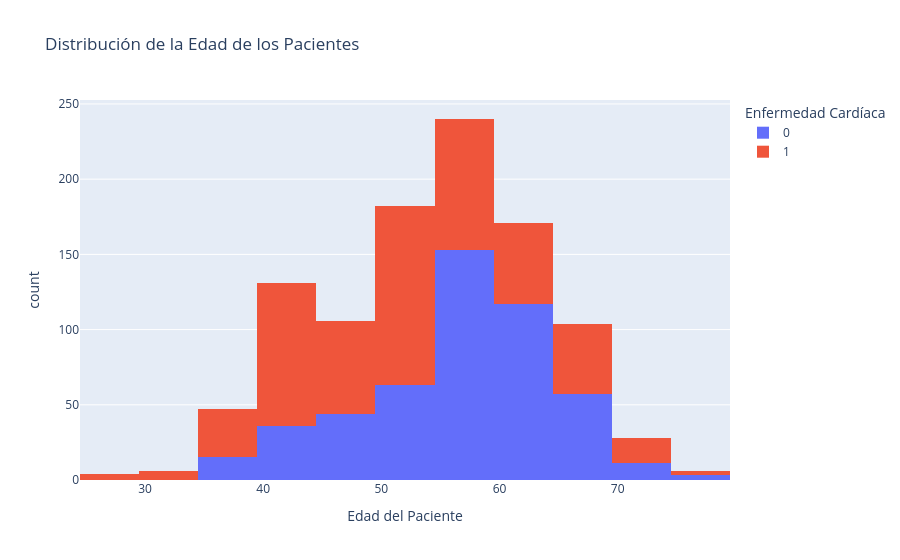

This figure's notebook cell:
### Markdown cell above
**CONCLUSIONES:** Se observa en nuestro dataset que la edad promedio de las personas con enfermedades cardiacas se encuentran en un rango entre los 50 a 60 años de edad.

### Code cell
# HISTOGRAMA DE LA EDAD DE LOS PACIENTES
histograma_edad = px.histogram(df_salud, x="Edad_Paciente", nbins=20, title="Distribución de la Edad de los Pacientes",
                               labels={
                                   "Edad_Paciente": "Edad del Paciente",
                                   "Enfermedad_Cardiaca": "Enfermedad Cardíaca"
                                },
color="Enfermedad_Cardiaca")
histograma_edad.show()

### Figure 1 — Plotly figure (JSON) as saved in the notebook; plotly's stock layout.template omitted (floating-point values rounded to 4 significant figures; data arrays with more than 128 entries replaced by an {"elided": "..."} marker saying what was removed)
{"data": [{"bingroup": "x", "hovertemplate": "Enfermedad Cardíaca=0<br>Edad del Paciente=%{x}<br>count=%{y}<extra></extra>", "legendgroup": "0", "marker": {"color": "#636efa", "pattern": {"shape": ""}}, "name": "0", "nbinsx": 20, "orientation": "v", "showlegend": true, "type": "histogram", "x": {"elided": "499 int values"}, "xaxis": "x", "yaxis": "y"}, {"bingroup": "x", "hovertemplate": "Enfermedad Cardíaca=1<br>Edad del Paciente=%{x}<br>count=%{y}<extra></extra>", "legendgroup": "1", "marker": {"color": "#EF553B", "pattern": {"shape": ""}}, "name": "1", "nbinsx": 20, "orientation": "v", "showlegend": true, "type": "histogram", "x": {"elided": "526 int values"}, "xaxis": "x", "yaxis": "y"}], "layout": {"barmode": "relative", "legend": {"title": {"text": "Enfermedad Cardíaca"}, "tracegroupgap": 0}, "title": {"text": "Distribución de la Edad de los Pacientes"}, "xaxis": {"anchor": "y", "domain": [0, 1], "title": {"text": "Edad del Paciente"}}, "yaxis": {"anchor": "x", "domain": [0, 1], "title": {"text": "count"}}}}
